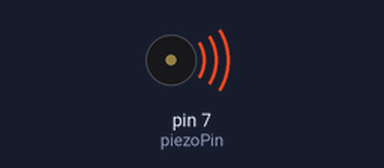
A sketch run on a simulated Arduino Uno, built with avr-gcc and run on an emulated ATmega328P. Shown: buzzer (waves = sounding).

Above: at 0.1 s.
Timing chart, 0 to 40.0 s (numbered marks = the images above):
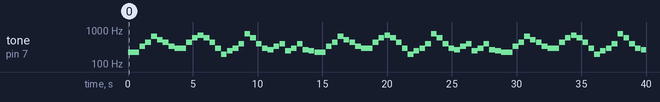

The sketch:

dont-cry-guns-n_-roses.ino
```cpp
int piezoPin = 7; // digital pin for speaker

int speed=90; // melody speed

#include "pitches.h" // library where defined notes requency

int dontcrynotes[] = {
    NOTE_A3, NOTE_E4, NOTE_A4, NOTE_E5, NOTE_C5, NOTE_A4, NOTE_E4,
    NOTE_D4, NOTE_A4, NOTE_D5, NOTE_F5, NOTE_D5, NOTE_A4, NOTE_D4,
    NOTE_G3, NOTE_B3, NOTE_D4, NOTE_G4,  NOTE_G5, NOTE_D5, NOTE_G4, NOTE_D4,
    NOTE_C4, NOTE_E4, NOTE_G4,
    NOTE_B3, NOTE_D4, NOTE_G4,
    NOTE_C4, NOTE_B3,
  };

  int dontcrynotesduration[] = {
    10, 5, 5, 5, 5, 5, 5, 10, 5, 5, 5, 5, 5, 5, 5, 5, 5, 5, 5, 5, 5, 5, 5, 5, 5, 5, 5, 5, 5, 5, 0
  };

void setup() {
  for (int thisNote = 0; dontcrynotes[thisNote]!=-1; thisNote++) {
  if (thisNote == 31)
  {
    thisNote = 0;
    // delay(350);
  }
  int noteDuration = speed*dontcrynotesduration[thisNote];
  tone(7, dontcrynotes[thisNote], noteDuration*.98);
  Serial.println(dontcrynotes[thisNote]);

  delay(noteDuration);
  noTone(3);
  }

}

void loop() {

}
```

pitches.h
```cpp
/*************************************************
 * Public Constants
 *************************************************/

#define NOTE_B0  31
#define NOTE_C1  33
#define NOTE_CS1 35
#define NOTE_D1  37
#define NOTE_DS1 39
#define NOTE_E1  41
#define NOTE_F1  44
#define NOTE_FS1 46
#define NOTE_G1  49
#define NOTE_GS1 52
#define NOTE_A1  55
#define NOTE_AS1 58
#define NOTE_B1  62
#define NOTE_C2  65
#define NOTE_CS2 69
#define NOTE_D2  73
#define NOTE_DS2 78
#define NOTE_E2  82
#define NOTE_F2  87
#define NOTE_FS2 93
#define NOTE_G2  98
#define NOTE_GS2 104
#define NOTE_A2  110
#define NOTE_AS2 117
#define NOTE_B2  123
#define NOTE_C3  131
#define NOTE_CS3 139
#define NOTE_D3  147
#define NOTE_DS3 156
#define NOTE_E3  165
#define NOTE_F3  175
#define NOTE_FS3 185
#define NOTE_G3  196
#define NOTE_GS3 208
#define NOTE_A3  220
#define NOTE_AS3 233
#define NOTE_B3  247
#define NOTE_C4  262
#define NOTE_CS4 277
#define NOTE_D4  294
#define NOTE_DS4 311
#define NOTE_E4  330
#define NOTE_F4  349
#define NOTE_FS4 370
#define NOTE_G4  392
#define NOTE_GS4 415
#define NOTE_A4  440
#define NOTE_AS4 466
#define NOTE_B4  494
#define NOTE_C5  523
#define NOTE_CS5 554
#define NOTE_D5  587
#define NOTE_DS5 622
#define NOTE_E5  659
#define NOTE_F5  698
#define NOTE_FS5 740
#define NOTE_G5  784
#define NOTE_GS5 831
#define NOTE_A5  880
#define NOTE_AS5 932
#define NOTE_B5  988
#define NOTE_C6  1047
#define NOTE_CS6 1109
#define NOTE_D6  1175
#define NOTE_DS6 1245
#define NOTE_E6  1319
#define NOTE_F6  1397
#define NOTE_FS6 1480
#define NOTE_G6  1568
#define NOTE_GS6 1661
#define NOTE_A6  1760
#define NOTE_AS6 1865
#define NOTE_B6  1976
#define NOTE_C7  2093
#define NOTE_CS7 2217
#define NOTE_D7  2349
#define NOTE_DS7 2489
#define NOTE_E7  2637
#define NOTE_F7  2794
#define NOTE_FS7 2960
#define NOTE_G7  3136
#define NOTE_GS7 3322
#define NOTE_A7  3520
#define NOTE_AS7 3729
#define NOTE_B7  3951
#define NOTE_C8  4186
#define NOTE_CS8 4435
#define NOTE_D8  4699
#define NOTE_DS8 4978
 
```

Measured:
- by itself, tone on pin 7 (piezoPin): plays 220 Hz for 0.88 s, 330 Hz for 0.44 s, 440 Hz for 0.44 s, 659 Hz for 0.44 s, 523 Hz for 0.44 s, 440 Hz for 0.44 s … (83 notes in this stretch)
